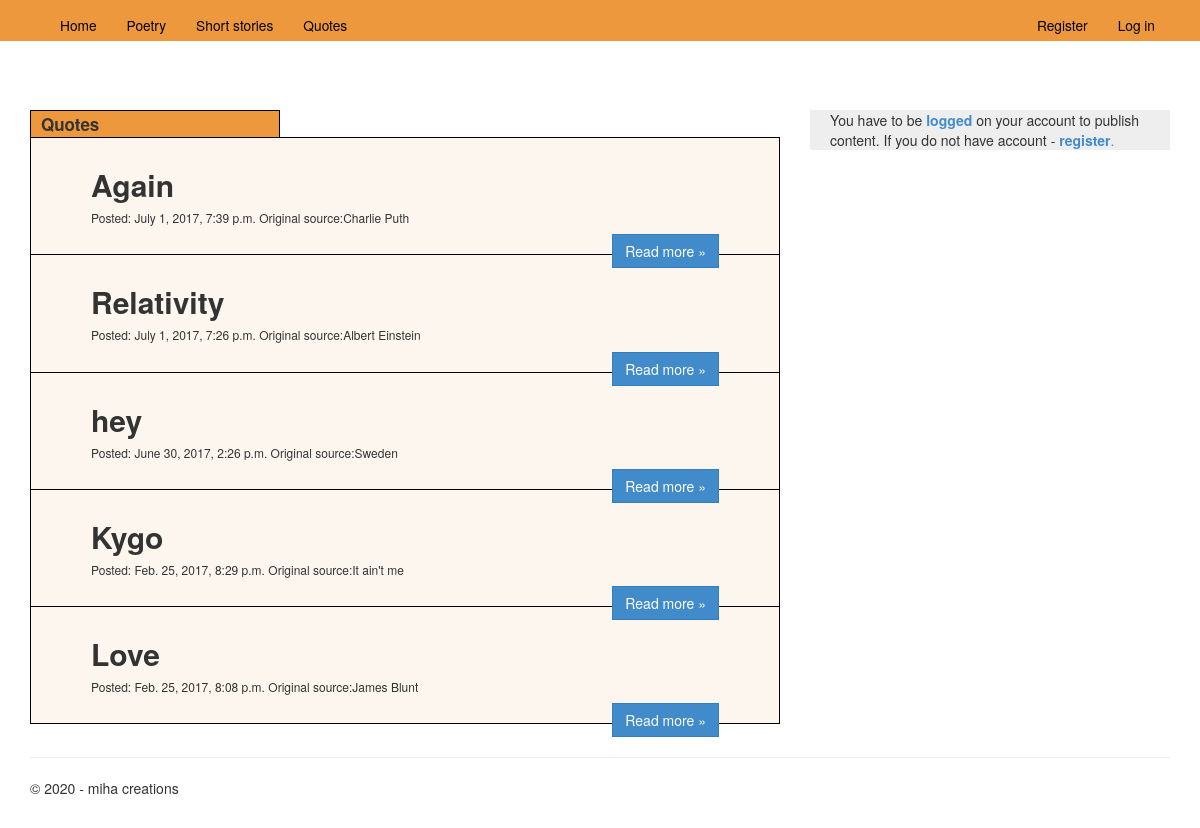
Screenshot of /quotes with the database file from the repository.
### app/models.py (models this page shows)
class QuotePublish(models.Model):
    author_id = models.ForeignKey(User, on_delete=models.CASCADE) #do I want to remove profile i.e. art when deleting user (?!)
    date = models.DateTimeField()
    views = models.BigIntegerField()
    upvotes = models.BigIntegerField()
    text = models.TextField()
    genre = models.CharField(max_length = 30) #we should remove it but let's keep it for now
    title = models.CharField(max_length = 100)
    originalAuthor = models.CharField(max_length = 100)

### app/views.py (the view)
# urls.py: url(r'^quotes', app.views.quotes, name='quotes'),
def quotes(request):
    assert isinstance(request, HttpRequest)
    allQuotes = QuotePublish.objects.all().defer("id", "title", "date", "author_id", "originalAuthor")[::-1]
    return render(
        request,
        'app/quotes.html', #add
        {
           'title':'Home Page',
           'year':datetime.now().year,
           'quotes':allQuotes
        }
    )

### app/templates/app/quotes.html (shortened to what this page needs)
﻿{% extends "app/layout.html" %}
{% block content %}
<br />
<br />
<div class="row">
    <div class="col-md-8">
              <div class="rect3 box incSize">
                    <b> Quotes </b>
              </div>
             {% for quote in quotes %}
             <div class="jumbotron myJumbotron4">
                <h2> <b> {{quote.title}} </b> </h2>
                <h6> Posted: {{quote.date}} Original source:{{quote.originalAuthor}} </h6>
                <p class="middle">
                <a href="/look/quote/{{quote.id}}" class="btn btn-primary btn-large pull-right"> Read more &raquo;</a>
                 </p>
            </div>
        {% endfor %}
    </div>
    {% include 'app/search.html' %}
</div>
{% endblock %}

### app/static/app/content/site.css (style rules this page uses)
a { white-space: nowrap; }
.myJumbotron4 { margin-top: 0px; margin-bottom: -1px; padding: 20px; padding-top: 10px; background-color:#fcf6ef; border: 1px solid black; }
.middle { text-align:center; font-size: 15px; }
.incSize { font-size: 17px; }
.rect3 { margin-bottom:-1px; margin-top:0px; background-color: #ed983d; margin-right:500px; border: 1px solid black; padding:1px; padding-left:10px; text-align:left; }
* { border-radius: 0 !important; }

### rows the page displays
QuotePublish: title "Again", date "July 1, 2017, 7:39 p.m.", originalAuthor "Charlie Puth"
QuotePublish: title "Relativity", date "July 1, 2017, 7:26 p.m.", originalAuthor "Albert Einstein"
QuotePublish: title "hey", date "June 30, 2017, 2:26 p.m.", originalAuthor "Sweden"
QuotePublish: title "Kygo", date "Feb. 25, 2017, 8:29 p.m.", originalAuthor "It ain't me"
QuotePublish: title "Love", date "Feb. 25, 2017, 8:08 p.m.", originalAuthor "James Blunt"
